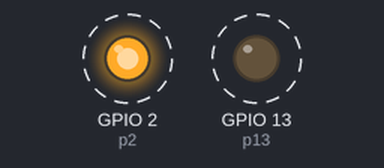
Recording of a program running on a simulated ESP32 board running MicroPython. Shown: output pins drawn as LEDs (lit = HIGH). Dashed ring = blinking. What the program prints to the serial console is not drawn.

Above: at 0.3 s.
Timing chart, 0 to 3.0 s (numbered marks = the images above):
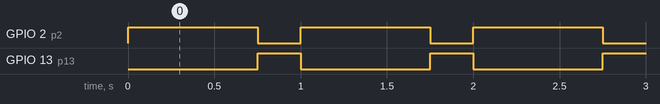

Measured:
- by itself, GPIO 2 (p2): alternates HIGH for 0.75 s and LOW for 0.25 s
- by itself, GPIO 13 (p13): alternates HIGH for 0.25 s and LOW for 0.75 s

The program:

blink.py
```python
import time
import machine

print("Blinking")
p2 = machine.Pin(2, machine.Pin.OUT)
p13 = machine.Pin(13, machine.Pin.OUT)

while True:
    p2.on()
    p13.off()
    time.sleep_ms(750)
    p2.off()
    p13.on()
    time.sleep_ms(250)
```
